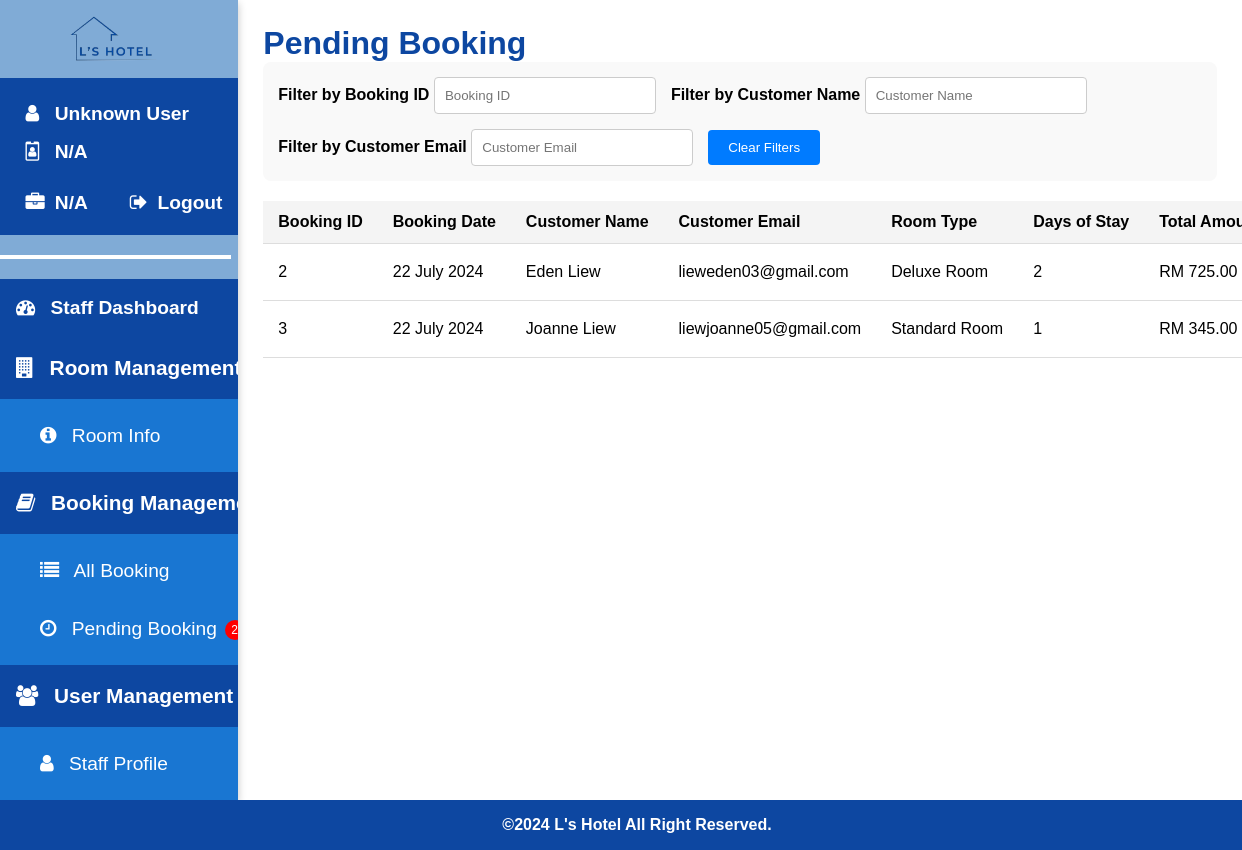
/staff/pending_booking.php, run on an earlier commit of the app's database.
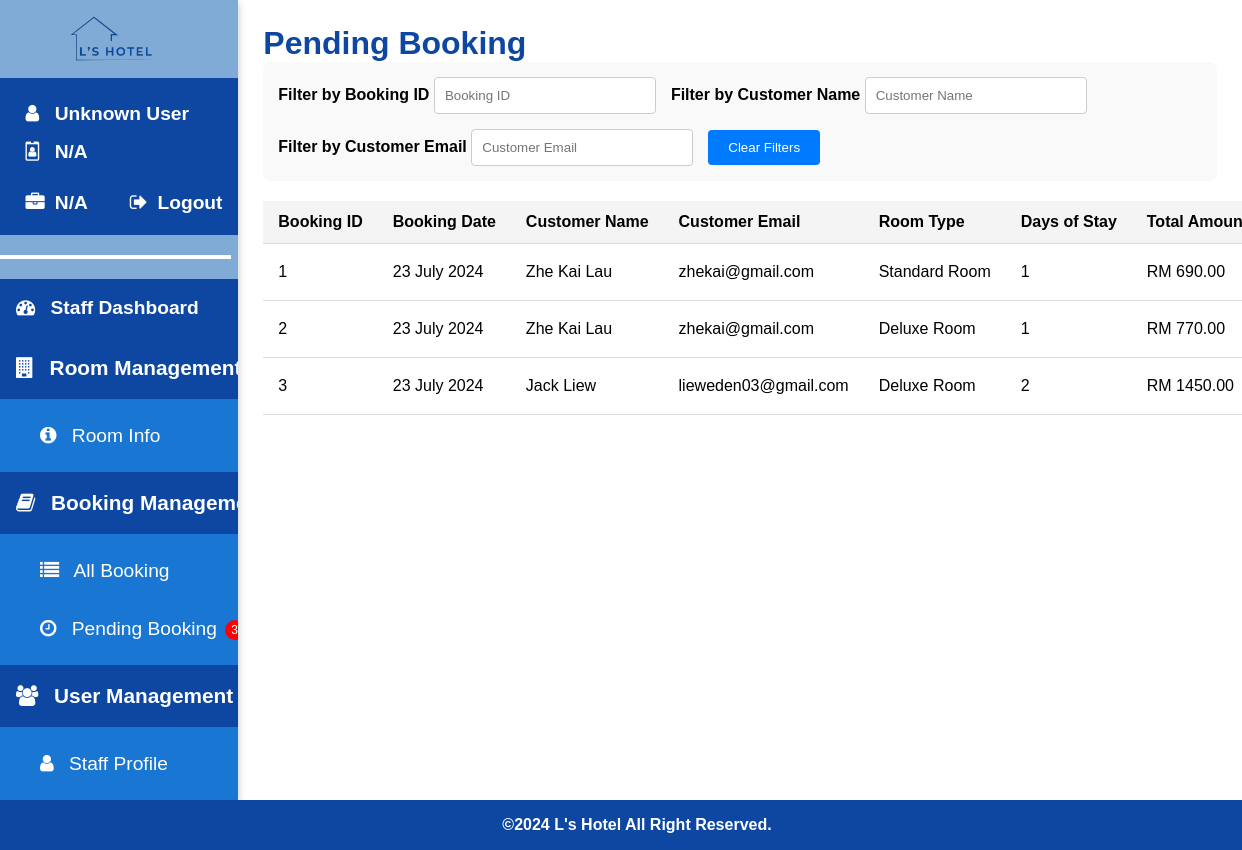
And on a later commit of the database.
### tables this page shows
CREATE TABLE `bookings` (
  `booking_id` int(11) NOT NULL,
  `email` varchar(100) NOT NULL,
  `room_id` int(11) NOT NULL,
  `check_in_date` date NOT NULL,
  `check_out_date` date NOT NULL,
  `days` int(11) NOT NULL,
  `number_of_rooms` int(11) NOT NULL,
  `bed_selection` varchar(255) NOT NULL,
  `smoke` varchar(255) NOT NULL,
  `first_name` varchar(50) NOT NULL,
  `last_name` varchar(50) NOT NULL,
  `phone_number` varchar(15) NOT NULL,
  `bring_car` varchar(3) NOT NULL,
  `additional_requests` varchar(255) DEFAULT NULL,
  `total_amount` decimal(10,2) NOT NULL,
  `created_at` timestamp NOT NULL DEFAULT current_timestamp(),
  `car_plates` varchar(255) DEFAULT NULL,
  `payment_status` varchar(20) NOT NULL,
  `booking_status` varchar(20) NOT NULL
);

CREATE TABLE `rooms` (
  `room_id` int(11) NOT NULL,
  `room_type` varchar(255) NOT NULL,
  `room_level` int(3) NOT NULL,
  `room_price` decimal(10,2) NOT NULL,
  `room_features` text DEFAULT NULL,
  `room_facilities` text DEFAULT NULL,
  `room_size` varchar(50) DEFAULT NULL,
  `room_availability` int(11) DEFAULT NULL,
  `room_description` text DEFAULT NULL,
  `room_images` text DEFAULT NULL
);

### staff/pending_booking.php (the view, shortened to what the changed rows need)
<!DOCTYPE html>
<html>
<head>
<link rel="stylesheet" href="https://cdnjs.cloudflare.com/ajax/libs/font-awesome/4.7.0/css/font-awesome.min.css">
<link rel="stylesheet" href="../css/staff/staff-style.css?v=<?php echo time(); ?>">
<link rel="stylesheet" href="../css/staff/pending-booking.css?v=<?php echo time(); ?>">
<link rel="stylesheet" href="../css/staff/booking_modal.css?v=<?php echo time(); ?>">
</head>
<body>
<div class="staff-container">
  <?php include 'staff_sidenav.php'; ?>
  <div class="main">
    <div class="pending-booking-list">
      <table id="bookingTable">
        <thead>
          <tr>
            <th>Booking ID</th>
            <th>Booking Date</th>
            <th>Customer Name</th>
            <th>Customer Email</th>
            <th>Room Type</th>
            <th>Days of Stay</th>
            <th>Total Amount</th>
          </tr>
        </thead>
        <tbody>
          <?php
            function js_escape($str) {
                return addslashes(htmlspecialchars($str, ENT_QUOTES, 'UTF-8'));
            }
            $query = "SELECT
                        b.booking_id,
                        DATE_FORMAT(b.created_at, '%d %M %Y') as booking_date,
                        b.check_in_date,
                        b.check_out_date,
                        b.days,
                        b.number_of_rooms,
                        b.bed_selection,
                        b.smoke,
                        b.total_amount,
                        b.additional_requests,
                        b.first_name,
                        b.last_name,
                        b.email,
                        b.phone_number,
                        b.bring_car,
                        b.car_plates,
                        r.room_type,
                        r.room_features
                      FROM bookings b
                      JOIN rooms r ON b.room_id = r.room_id
                      WHERE b.booking_status = 'pending'";
            $result = $conn->query($query);
            if ($result->num_rows > 0) {
                while($row = $result->fetch_assoc()) {
                    $booking_id = js_escape($row['booking_id']);
                    $booking_date = js_escape($row['booking_date']);
                    $check_in_date = js_escape($row['check_in_date']);
                    $check_out_date = js_escape($row['check_out_date']);
                    $days = js_escape($row['days']);
                    $number_of_rooms = js_escape($row['number_of_rooms']);
                    $bed_selection = js_escape($row['bed_selection']);
                    $smoke = js_escape($row['smoke']);
                    $total_amount = js_escape($row['total_amount']);
                    $additional_requests = js_escape($row['additional_requests']);
                    $first_name = js_escape($row['first_name']);
                    $last_name = js_escape($row['last_name']);
                    $email = js_escape($row['email']);
                    $phone_number = js_escape($row['phone_number']);
                    $bring_car = js_escape($row['bring_car']);
                    $car_plates = js_escape($row['car_plates']);
                    $room_type = js_escape($row['room_type']);
                    $room_features = js_escape($row['room_features']);
                    $name = $row['first_name'] . ' ' . $row['last_name'];
                    echo "<tr>
                            <td>{$booking_id}</td>
                            <td>{$booking_date}</td>
                            <td>{$name}</td>
                            <td>{$email}</td>
                            <td>{$room_type}</td>
                            <td>{$days}</td>
                            <td>RM {$total_amount}</td>
                            <td>
                              <a href='assign_room.php?booking_id={$booking_id}' class='action-btn assign-btn'>Assign Room</a>
                              <button class='action-btn view-btn' onclick=\"openBookingModal('{$booking_id}', '{$booking_date}', '{$check_in_date}', '{$check_out_date}', '{$days}', '{$number_of_rooms}', '{$bed_selection}', '{$smoke}', '{$total_amount}', '{$additional_requests}', '{$first_name}', '{$last_name}', '{$email}', '{$phone_number}', '{$bring_car}', '{$car_plates}', '{$room_type}', '{$room_features}')\">View Details</button>
                              <a href='cancel_booking.php?booking_id={$booking_id}' class='action-btn cancel-btn'>Cancel</a>
                            </td>
                          </tr>";
                }
            } else {
                echo "<tr><td colspan='8'>No pending bookings found.</td></tr>";
            }
          ?>
        </tbody>
      </table>
    </div>
  </div>
</div>
</body>
</html>

### staff/staff_sidenav.php (shortened to what the changed rows need)
<?php
include '../config.php';
function getPendingBookingCount($conn) {
    $sql = "SELECT COUNT(*) as count FROM bookings WHERE booking_status = 'pending'";
    $result = $conn->query($sql);
    if ($result->num_rows > 0) {
        $row = $result->fetch_assoc();
        return $row['count'];
    } else {
        return 0;
    }
}
if (isset($conn)) {
    $pendingCount = getPendingBookingCount($conn);
} else {
    $pendingCount = 0;
}
?>
<div class="sidenav">
    <div class="dropdown-container" style="max-height: 500px; padding-top: 0.5em; padding-bottom: 0.5em;">
        <a href="pending_booking.php" target="_self" id="pending-booking-link"><i class="fa fa-clock-o"></i> Pending Booking <span class="notification"><?php echo $pendingCount; ?></span></a>
    </div>
</div>

What changed in the data, as far as the page shows it:
now on this page (row edited): bookings: booking_id "1", booking_date "23 July 2024", name "Zhe Kai Lau", email "zhekai@gmail.com", room.room_type "Standard Room", days "1", total_amount "690.00"
changed bookings id 2: booking_date "22 July 2024" → "23 July 2024"; name "Eden Liew" → "Zhe Kai Lau"; email "lieweden03@gmail.com" → "zhekai@gmail.com"; days "2" → "1"; total_amount "725.00" → "770.00"
changed bookings id 3: booking_date "22 July 2024" → "23 July 2024"; name "Joanne Liew" → "Jack Liew"; email "liewjoanne05@gmail.com" → "lieweden03@gmail.com"; room.room_type "Standard Room" → "Deluxe Room"; days "1" → "2"; total_amount "345.00" → "1450.00"
Also different on the page:
$pendingCount: "2" → "3"
